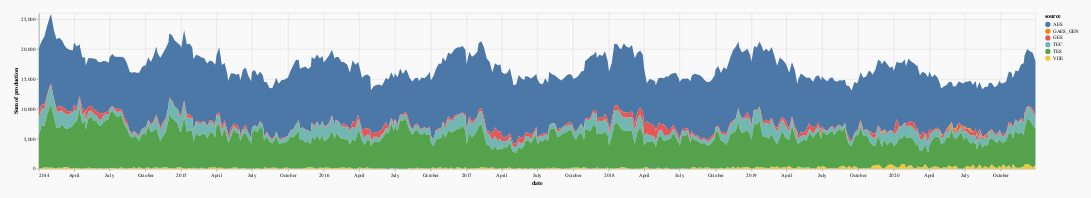

Source (notebook cell):
### Code cell
alt.Chart(working_data).mark_area().encode(
    x = alt.X('date:T'),
    y = alt.Y('production:Q', aggregate='sum'),
    color = alt.Color('source:N')
#     order = alt.Order('production:Q', aggregate='sum', sort = 'descending')
).properties(width = 1920, height = 300, background = '#F9F9F9', padding = 25)

### Figure 1 — Vega-Lite specification as saved in the notebook (floating-point values rounded to 4 significant figures; data arrays with more than 128 entries replaced by an {"elided": "..."} marker saying what was removed)
{"config": {"view": {"continuousWidth": 400, "continuousHeight": 300}}, "data": {"name": "data-c3f028bc9164703dc1d1a4864079716f"}, "mark": "area", "background": "#F9F9F9", "encoding": {"color": {"type": "nominal", "field": "source"}, "x": {"type": "temporal", "field": "date"}, "y": {"type": "quantitative", "aggregate": "sum", "field": "production"}}, "height": 300, "padding": 25, "width": 1920, "$schema": "https://vega.github.io/schema/vega-lite/v4.8.1.json", "datasets": {"data-c3f028bc9164703dc1d1a4864079716f": {"elided": "2490 records"}}}
